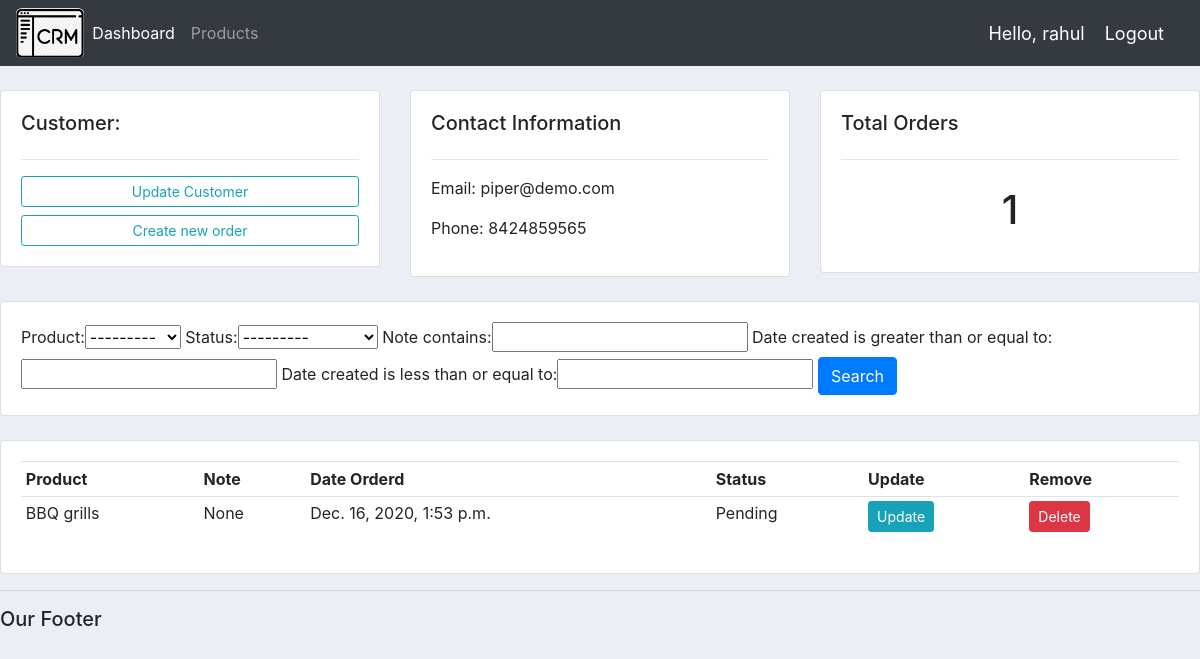
The app's page /customers/3 (signed in) with its own data.
### account/models.py (models this page shows, shortened)
class Customer(models.Model):
    user = models.OneToOneField(User, null=True, on_delete=models.CASCADE)
    name = models.CharField(max_length=200, null=True)
    phone = models.CharField(max_length=200, null=True)
    email = models.CharField(max_length=200, null=True)
    profile_pic = models.ImageField(null=True, blank=True)
    date_created = models.DateTimeField(auto_now_add=True, null=True)

class Order(models.Model):
    STATUS = (
        ('Pending', 'Pending'),
        ('Out for delivery', 'Out for delivery'),
        ('Delivered', 'Delivered'),
    )
    customer = models.ForeignKey(Customer, null=True, on_delete=models.SET_NULL)
    product = models.ForeignKey(Product, null=True, on_delete=models.SET_NULL)
    date_created = models.DateTimeField(auto_now_add=True, null=True)
    status = models.CharField(max_length=200, null=True, choices=STATUS)
    note = models.CharField(max_length=1000, null=True)

class Product(models.Model):
    CATEGORY = (
        ('Indoor','Indoor'),
        ('Out Door','Out Door'),
    )
    name = models.CharField(max_length=200, null=True)
    price = models.FloatField(null=True)
    category = models.CharField(max_length=200, null=True, choices=CATEGORY)
    description = models.CharField(max_length=200, null=True, blank=True)
    date_created = models.DateTimeField(auto_now_add=True, null=True)
    tag = models.ManyToManyField(Tag)
    def __str__(self):
        return self.name

### account/decorators.py (the view)
        def wrapper_func(request, *args, **kwargs):
            group = None
            if request.user.groups.exists():
                group = request.user.groups.all()[0].name
            if group in allowed_roles:
                return view_func(request, *args, **kwargs)
            else:
                return HttpResponse('You are not authorized to view this page')

### account/views.py (called while the page is built)
@login_required(login_url='login')
@allowed_users(allowed_roles=['admin'])
def customers(request, id):
    customer = Customer.objects.get(id=id)
    orders = customer.order_set.all()
    order_count = orders.count()
    myFilter = OrderFilter(request.GET, queryset=orders)
    orders = myFilter.qs
    context = {'customer': customer, 'orders': orders,
               'order_count': order_count, 'myFilter': myFilter}
    return render(request, 'account/customers.html', context)

### account/templates/account/customers.html
{% extends 'account/main.html' %}
{% block content %}
	<br>
<div class="row">
	<div class="col-md">
		<div class="card card-body">
			<h5>Customer:</h5>
			<hr>
			<a class="btn btn-outline-info  btn-sm btn-block" href="">Update Customer</a>
			<a class="btn btn-outline-info  btn-sm btn-block" href="{% url 'create_order' customer.id %}">Create new order</a>
		</div>
	</div>
	<div class="col-md">
		<div class="card card-body">
			<h5>Contact Information</h5>
			<hr>
			<p>Email: {{customer.email}}</p>
			<p>Phone: {{customer.phone}}</p>
		</div>
	</div>
	<div class="col-md">
		<div class="card card-body">
			<h5>Total Orders</h5>
			<hr>
			<h1 style="text-align: center;padding: 10px">{{ order_count }}</h1>
		</div>
	</div>
</div>
<br>
<div class="row">
	<div class="col">
		<div class="card card-body">
			<form method="get">
				{{ myFilter.form }}
		    <button class="btn btn-primary" type="submit">Search</button>
		  </form>
		</div>
	</div>
</div>
<br>
<div class="row">
	<div class="col-md">
		<div class="card card-body">
			<table class="table table-sm">
				<tr>
					<th>Product</th>
					<th>Note</th>
					<th>Date Orderd</th>
					<th>Status</th>
					<th>Update</th>
					<th>Remove</th>
				</tr>
				{% for order in orders %}
					<tr>
						<td>{{ order.product }}</td>
						<td>{{ order.note }}</td>
						<td>{{ order.date_created }}</td>
						<td>{{ order.status }}</td>
						<td><a class="btn btn-sm btn-info" href="{% url 'update_order' order.id %}">Update</a></td>
						<td><a class="btn btn-sm btn-danger" href="{% url 'delete_order' order.id %}">Delete</a></td>
					</tr>
				{% endfor %}
			</table>
		</div>
	</div>
</div>
{% endblock %}

### account/templates/account/navbar.html (shortened to what this page needs)
{% load static %}
<nav class="navbar navbar-expand-lg navbar-dark bg-dark">
  <img id="logo" src="{% static '/images/logo.png' %}" alt="">
  <div class="collapse navbar-collapse" id="navbarNav">
    <ul class="navbar-nav">
        {% if request.user.is_staff%}
      <li class="nav-item active">
        <a class="nav-link" href="{% url 'home' %}">Dashboard</a>
      </li>
      <li class="nav-item">
        <a class="nav-link" href="{% url 'products' %}">Products</a>
      </li>
      {% endif %}
    </ul>
  </div>
  <span class="hello-msg">Hello, {{request.user}}</span>
  <span><a class="hello-msg" href="{% url 'logout' %}">Logout</a></span>
</nav>

### static/css/main.css (style rules this page uses)
#logo { height: 50px; width: auto; border-radius: 10%; }
body { background-color: #ebeff5; }

### account/templates/account/navbar.html (style rules this page uses)
.hello-msg { font-size: 18px; color: #fff; margin-right: 20px; }

### records on screen
Customer: email "piper@demo.com", phone "8424859565"
Order: product "BBQ grills", note "None", date_created "Dec. 16, 2020, 1:53 p.m.", status "Pending"

### other values on screen
{{ request.user }} "rahul"
{{ order_count }} "1"
